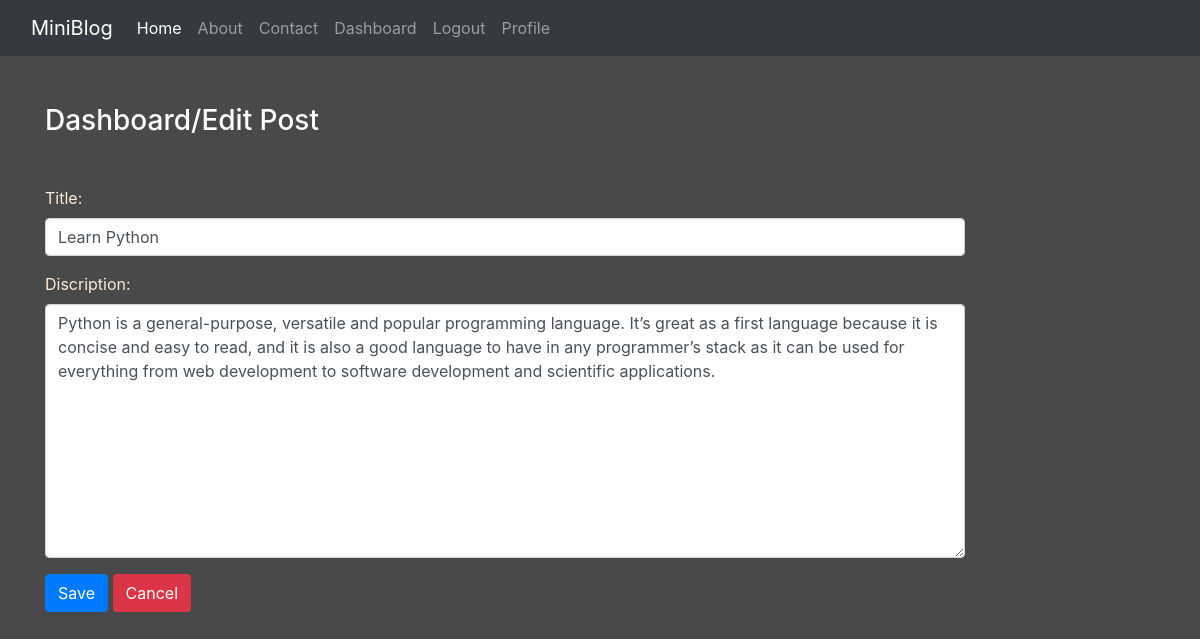
/editpost/2 (signed in), run on the app's committed database.
### Blog/models.py (models this page shows)
class Post(models.Model):
    title = models.CharField(max_length=150)
    desc = models.TextField()

### Blog/views.py (the view)
# urls.py: path('editpost/<int:id>', views.edit_post, name='editpost'),
def edit_post(request, id):
    if request.user.is_authenticated:
        if request.method == "POST":
            pi = Post.objects.get(pk=id)
            fm = PostForm(request.POST, instance=pi)
            if fm.is_valid():
                fm.save()
                messages.success(request, 'Post edited successfully !!!')
        else:
            pi = Post.objects.get(pk=id)
            fm = PostForm(instance=pi)
        return render(request, 'blog/editpost.html', {'form':fm})
    else:
        return redirect('login')

### Blog/forms.py
class PostForm(forms.ModelForm):
    class Meta:
        model = Post
        fields = ("title","desc")
        labels = {'desc':'Discription',}
        widgets = {'title':forms.TextInput(attrs={'class':'form-control'}),
                    'desc':forms.Textarea(attrs={'class':'form-control'}),
                }

### Blog/templates/blog/editpost.html (shortened to what this page needs)
{% extends 'blog/base.html' %}
{% block content %}
    <div class="col-sm-10">
        <h3 class="text-white my-5">Dashboard/Edit  Post</h3>
        <form action="" method="POST" novalidate>
            {% for fm in form%}
                <div class="form-group">
                    {{fm.label_tag}} {{fm}} <small class="text-danger">{{fm.errors|striptags}}</small>
                </div>
            {% endfor %}
            <input type="submit" value="Save" class="btn btn-primary">
            <a href="{% url 'dashboard' %}" class="btn btn-danger">Cancel</a>
        </form>
    </div>
{% endblock content %}

### Blog/static/blog/css/style.css (style rules this page uses)
body { background-color: rgb(74, 73, 73); color: antiquewhite; }

### data on the page
Post: form "Learn Python" "Python is a general-purpose, versatile and popular programming language. It’s great as a first language because it is concise and easy to read, and it is also a good language to have in any programmer’s stack as it can be used for everything from web development to software development and scientific applications."

### other printed values
{{ fm.label_tag }} "Title:" "Discription:"
